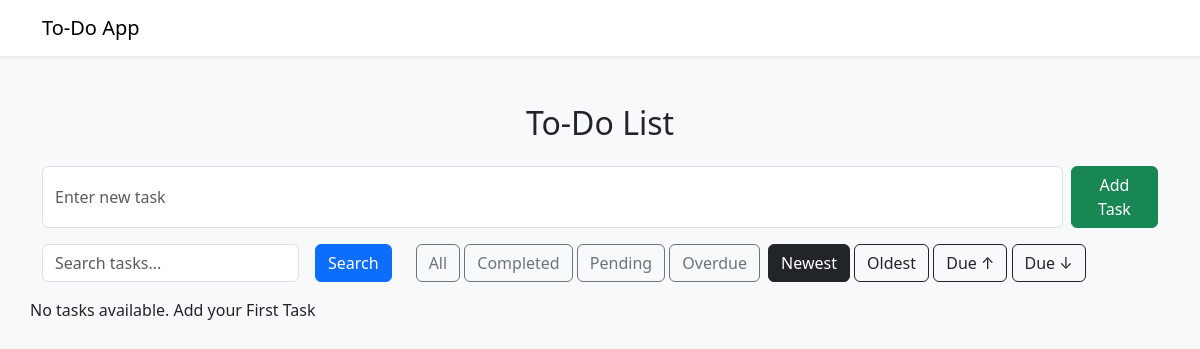
/, run on an earlier commit of the app's database.
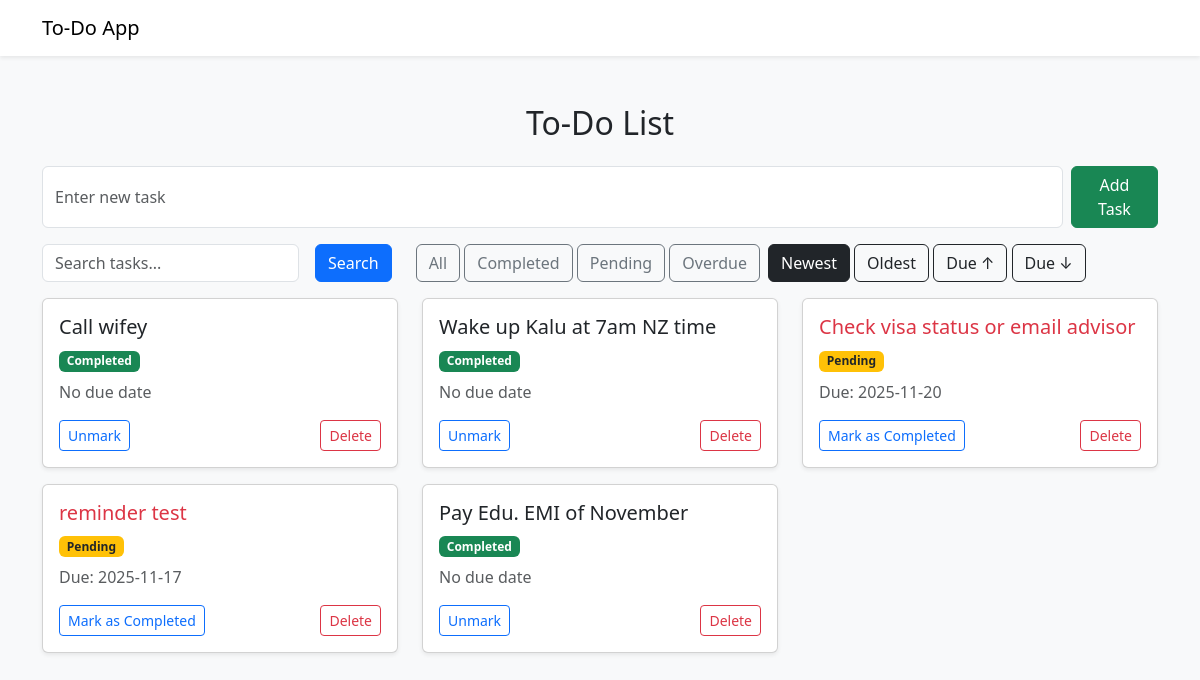
And on a later commit of the database.
### tables this page shows
CREATE TABLE tasks(
                id INTEGER PRIMARY KEY AUTOINCREMENT,
                title TEXT NOT NULL
        , completed INTEGER DEFAULT 0, due_date TEXT DEFAULT NULL, reminder_at TEXT DEFAULT NULL, reminder_sent TEXT DEFAULT 0);

### app.py (the view)
@app.route("/")
def index():
    sort = request.args.get("sort", "id_desc")
    filter_by = request.args.get("filter", "all")
    conn = get_db_connection()
    search = request.args.get("search", "").strip()
    query = "SELECT * FROM tasks WHERE 1=1"
    params = []
    if search:
        query += " AND title LIKE ?"
        params.append(f"%{search}%")
    if filter_by == "completed":
        query += " AND completed = 1"
    elif filter_by == "pending":
        query += " AND completed = 0"
    elif filter_by == "overdue":
        query += " AND due_date IS NOT NULL AND due_date < DATE('now') AND completed = 0"
    if sort == "id-asc":
        query += " ORDER BY due_date ASC"
    elif sort == "id-desc":
        query += " ORDER BY id DESC"
    elif sort == "due-asc":
        query += " ORDER BY due_date ASC"
    elif sort == "due-desc":
        query += " ORDER BY due_date ASC"
    row = conn.execute(query, params).fetchall()
    conn.close()
    tasks = []
    for r in row:
        due = r["due_date"]
        if due:
            try:
                due_date_obj = datetime.strptime(due, "%Y-%m-%d").date()
            except:
                due_date_obj = None
        else:
            due_date_obj = None
        tasks.append({
            "id": r["id"],
            "title": r["title"],
            "completed": r["completed"],
            "due_date": due_date_obj
        })
    return render_template(
    "index.html",
    tasks=tasks,
    sort=sort,
    filter_by=filter_by,
    current_date=date.today(),
    search=search
    )

### app.py (called while the page is built)
def get_db_connection():
    conn = sqlite3.connect("task.db")
    conn.row_factory = sqlite3.Row
    return conn

### templates/index.html
{% extends "base.html" %}
{% block content %}
<h2 class="text-center mb-4">To-Do List</h2>
 <form action="{{ url_for('add_task') }}" method="post" class="d-flex mb-3">
     <input type="text" name="task" placeholder="Enter new task" class="form-control me-2" required>
     <button type="submit" class=" btn btn-success">Add Task</button>
</form>
<div class="d-flex flex-wrap gap-2 align-items-center mb-3">
    <form method="GET" action="{{ url_for('index') }}" class="d-flex">
        <input type="text" name="search" class="form-control me-2" placeholder="Search tasks..." value="{{ request.args.get('search', '') }}">
        <button class="btn btn-primary ms-2">Search</button>
    </form>
    <div class="ms-3">
        <a class="btn btn-outline-secondary {% if fliter_by == 'all' %}active{% endif %}>"
            href="{{ url_for('index', sort=sort, filter='all', search=search) }}">All</a>
        <a class="btn btn-outline-secondary {% if fliter_by == 'completed' %}active{% endif %}>"
            href="{{ url_for('index', sort=sort, filter='completed', search=search) }}">Completed</a>
        <a class="btn btn-outline-secondary {% if fliter_by == 'pending' %}active{% endif %}>"
            href="{{ url_for('index', sort=sort, filter='pending', search=search) }}">Pending</a>
        <a class="btn btn-outline-secondary {% if fliter_by == 'overdue' %}active{% endif %}>"
            href="{{ url_for('index', sort=sort, filter='overdue', search=search) }}">Overdue</a>
    </div>
    <div>
        <a class="btn btn-outline-dark {% if sort == 'id_desc' %}active{% endif %}"
            href="{{ url_for('index', sort='id-desc', filter=fliter_by, search=search) }}">Newest</a>
        <a class="btn btn-outline-dark {% if sort == 'id_asc' %}active{% endif %}"
            href="{{ url_for('index', sort='id_asc', filter=fliter_by, search=search) }}">Oldest</a>
        <a class="btn btn-outline-dark {% if sort == 'due_asc' %}active{% endif %}"
            href="{{ url_for('index', sort='due_asc', filter=fliter_by, search=search) }}">Due ↑</a>
        <a class="btn btn-outline-dark {% if sort == 'due_desc' %}active{% endif %}"
            href="{{ url_for('index', sort='due_desc', filter=fliter_by, search=search) }}">Due ↓</a>
    </div>
</div>
 <div class="row">
    {% for task in tasks %}
    <div class="col-md-4 mb-3">
        <div class="card shadow-sm">
            <div class="card-body">
                <h5 class="card-title
                    {%if task['due_date'] and task['due_date'] < current_date %}
                        text-danger
                    {% endif %}
                 ">
                    {{ task['title'] }}
                </h5>
                {% if task['completed'] %}
                    <span class="badge bg-success">Completed</span>
                {% else %}
                    <span class="badge bg-warning text-dark">Pending</span>
                {% endif %}
                <p class="mt-2 mb-2 text-muted">
                    {% if task['due_date'] %}
                        Due: {{ task['due_date'].strftime('%Y-%m-%d') }}
                    {% else %}
                        No due date
                    {% endif %}
                </p>
                <div class="d-flex justify-content-between mt-3">
                    <a href="/toogle/{{ task['id'] }}" class="btn btn-sm btn-outline-primary">
                        {% if task['completed'] %}Unmark{% else %}Mark as Completed{% endif %}
                    </a>
                    <a href="/delete/{{ task['id'] }}"
                        onclick="return confirm('Delete this task?');"
                        class="btn btn-sm btn-outline-danger">
                        Delete
                    </a>
                </div>
            </div>
        </div>
    </div>
    {% else %}
    <li class="list-group-item">No tasks available. Add your First Task</li>
    {% endfor %}
 </div>
{% endblock %}

What changed in the data, as far as the page shows it:
added tasks: title "Call wifey", completed "Completed", shows "No due date"
added tasks: title "Wake up Kalu at 7am NZ time", completed "Completed", shows "No due date"
added tasks: title "Check visa status or email advisor", completed "Pending", due_date "2025-11-20"
added tasks: title "reminder test", completed "Pending", due_date "2025-11-17"
added tasks: title "Pay Edu. EMI of November", completed "Completed", shows "No due date"
Also different on the page:
text no longer shown: "No tasks available. Add your First Task"
